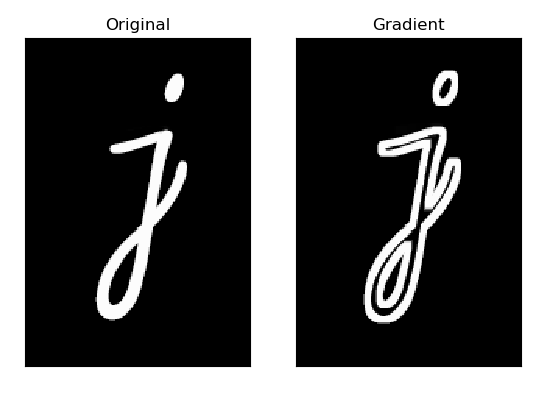

The Python source for this figure:

import cv2 
import numpy as np
from matplotlib import pyplot as plt

img = cv2.imread('j.png',0)
kernel = np.ones((5,5),np.uint8) 
gradient = cv2.morphologyEx(img, cv2.MORPH_GRADIENT, kernel)

img1 = cv2.cvtColor(img, cv2.COLOR_BGR2RGB)
img2 = cv2.cvtColor(gradient, cv2.COLOR_BGR2RGB)

plt.subplot(121),plt.imshow(img1),plt.title('Original') 
plt.xticks([]), plt.yticks([]) 
plt.subplot(122),plt.imshow(img2),plt.title('Gradient') 
plt.xticks([]), plt.yticks([]) 
plt.show()
